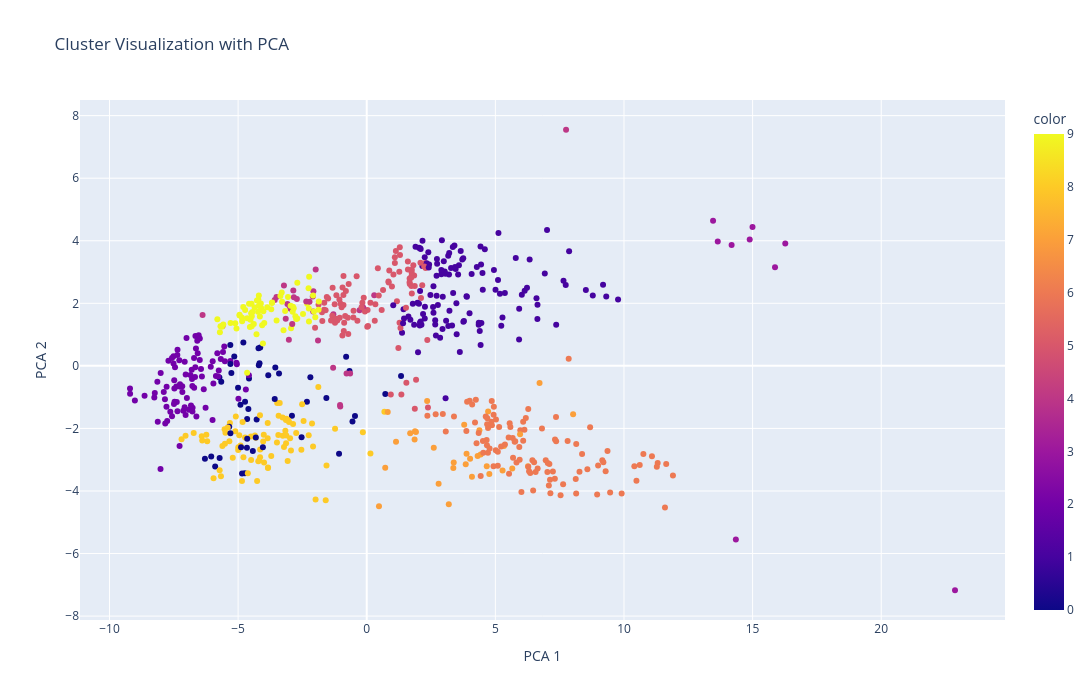

The notebook cell this image was saved under:
### Code cell
def visualize_clusters(data_to_cluster, clusters, plotly=False, data_names=None):
    
    # Führe PCA durch
    pca = PCA(n_components=2)
    pca_result = pca.fit_transform(data_to_cluster.dropna())


    if plotly:
        # Visualisierung mit Plotly
        fig = px.scatter(
            x=pca_result[:, 0],
            y=pca_result[:, 1],
            color=clusters,
            labels={"x": "PCA 1", "y": "PCA 2"},
            hover_name=data_names,
            title="Cluster Visualization with PCA",
            height=700,
            width=1100,
        )
        fig.show()
        return


    # Visualisierung mit Matplotlib
    fig, ax = plt.subplots(figsize=(10, 7))
    scatter = ax.scatter(
        pca_result[:, 0],
        pca_result[:, 1],
        c=clusters[~data_to_cluster.isna().any(axis=1)],
        cmap='viridis',
        alpha=0.7
    )
    ax.set_xlabel("t-SNE 1")
    ax.set_ylabel("t-SNE 2")
    ax.set_title("Cluster Visualization")
    plt.colorbar(scatter, ax=ax, label="Cluster")
    plt.show()


visualize_clusters(data_to_cluster, cluster_dict[("KMeans", 10)], plotly=True, data_names=df[not_na]["city"])

### Figure 1 — Plotly figure (JSON) as saved in the notebook; plotly's stock layout.template omitted (floating-point values rounded to 4 significant figures; data arrays with more than 128 entries replaced by an {"elided": "..."} marker saying what was removed)
{"data": [{"hovertemplate": "<b>%{hovertext}</b><br><br>PCA 1=%{x}<br>PCA 2=%{y}<br>color=%{marker.color}<extra></extra>", "hovertext": {"elided": "681 str values"}, "legendgroup": "", "marker": {"color": {"elided": "681 int values"}, "coloraxis": "coloraxis", "symbol": "circle"}, "mode": "markers", "name": "", "orientation": "v", "showlegend": false, "type": "scatter", "x": {"elided": "681 float values"}, "xaxis": "x", "y": {"elided": "681 float values"}, "yaxis": "y"}], "layout": {"coloraxis": {"colorbar": {"title": {"text": "color"}}, "colorscale": [[0, "#0d0887"], [0.1111, "#46039f"], [0.2222, "#7201a8"], [0.3333, "#9c179e"], [0.4444, "#bd3786"], [0.5556, "#d8576b"], [0.6667, "#ed7953"], [0.7778, "#fb9f3a"], [0.8889, "#fdca26"], [1, "#f0f921"]]}, "height": 700, "legend": {"tracegroupgap": 0}, "title": {"text": "Cluster Visualization with PCA"}, "width": 1100, "xaxis": {"anchor": "y", "domain": [0, 1], "title": {"text": "PCA 1"}}, "yaxis": {"anchor": "x", "domain": [0, 1], "title": {"text": "PCA 2"}}}}
